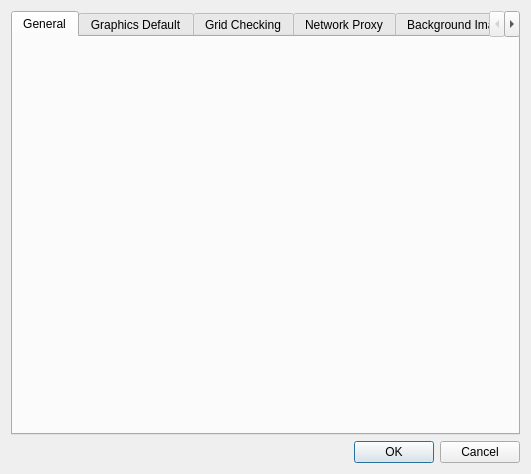
<?xml version="1.0" encoding="UTF-8"?>
<ui version="4.0">
 <class>PreferenceDialog</class>
 <widget class="QDialog" name="PreferenceDialog">
  <property name="geometry">
   <rect>
    <x>0</x>
    <y>0</y>
    <width>531</width>
    <height>474</height>
   </rect>
  </property>
  <property name="windowTitle">
   <string>Preferences</string>
  </property>
  <layout class="QVBoxLayout" name="verticalLayout">
   <item>
    <widget class="QTabWidget" name="tabWidget">
     <property name="currentIndex">
      <number>0</number>
     </property>
     <property name="elideMode">
      <enum>Qt::ElideNone</enum>
     </property>
     <widget class="PreferencePageGeneral" name="generalTab">
      <property name="accessibleName">
       <string/>
      </property>
      <attribute name="title">
       <string>General</string>
      </attribute>
     </widget>
     <widget class="PreferencePageGraphicsDefault" name="graphicsTab">
      <attribute name="title">
       <string>Graphics Default</string>
      </attribute>
     </widget>
     <widget class="PreferencePageGridCheck" name="gridCheckTab">
      <attribute name="title">
       <string>Grid Checking</string>
      </attribute>
     </widget>
     <widget class="PreferencePageProxy" name="proxyTab">
      <attribute name="title">
       <string>Network Proxy</string>
      </attribute>
     </widget>
     <widget class="PreferencePageTms" name="tmsTab">
      <attribute name="title">
       <string>Background Images (Internet)</string>
      </attribute>
     </widget>
     <widget class="PreferencePageWebCsvTile" name="csvTileTab">
      <attribute name="title">
       <string>Web Elevation Data</string>
      </attribute>
     </widget>
    </widget>
   </item>
   <item>
    <widget class="QDialogButtonBox" name="buttonBox">
     <property name="orientation">
      <enum>Qt::Horizontal</enum>
     </property>
     <property name="standardButtons">
      <set>QDialogButtonBox::Cancel|QDialogButtonBox::Ok</set>
     </property>
    </widget>
   </item>
  </layout>
 </widget>
 <customwidgets>
  <customwidget>
   <class>PreferencePageGeneral</class>
   <extends>QWidget</extends>
   <header>pref/preferencepagegeneral.h</header>
   <container>1</container>
  </customwidget>
  <customwidget>
   <class>PreferencePageGraphicsDefault</class>
   <extends>QWidget</extends>
   <header>pref/preferencepagegraphicsdefault.h</header>
   <container>1</container>
  </customwidget>
  <customwidget>
   <class>PreferencePageGridCheck</class>
   <extends>QWidget</extends>
   <header>pref/preferencepagegridcheck.h</header>
   <container>1</container>
  </customwidget>
  <customwidget>
   <class>PreferencePageProxy</class>
   <extends>QWidget</extends>
   <header>pref/preferencepageproxy.h</header>
   <container>1</container>
  </customwidget>
  <customwidget>
   <class>PreferencePageTms</class>
   <extends>QWidget</extends>
   <header>pref/preferencepagetms.h</header>
   <container>1</container>
  </customwidget>
  <customwidget>
   <class>PreferencePageWebCsvTile</class>
   <extends>QWidget</extends>
   <header>pref/preferencepagewebcsvtile.h</header>
   <container>1</container>
  </customwidget>
 </customwidgets>
 <resources/>
 <connections>
  <connection>
   <sender>buttonBox</sender>
   <signal>accepted()</signal>
   <receiver>PreferenceDialog</receiver>
   <slot>accept()</slot>
   <hints>
    <hint type="sourcelabel">
     <x>248</x>
     <y>254</y>
    </hint>
    <hint type="destinationlabel">
     <x>157</x>
     <y>274</y>
    </hint>
   </hints>
  </connection>
  <connection>
   <sender>buttonBox</sender>
   <signal>rejected()</signal>
   <receiver>PreferenceDialog</receiver>
   <slot>reject()</slot>
   <hints>
    <hint type="sourcelabel">
     <x>316</x>
     <y>260</y>
    </hint>
    <hint type="destinationlabel">
     <x>286</x>
     <y>274</y>
    </hint>
   </hints>
  </connection>
 </connections>
</ui>
